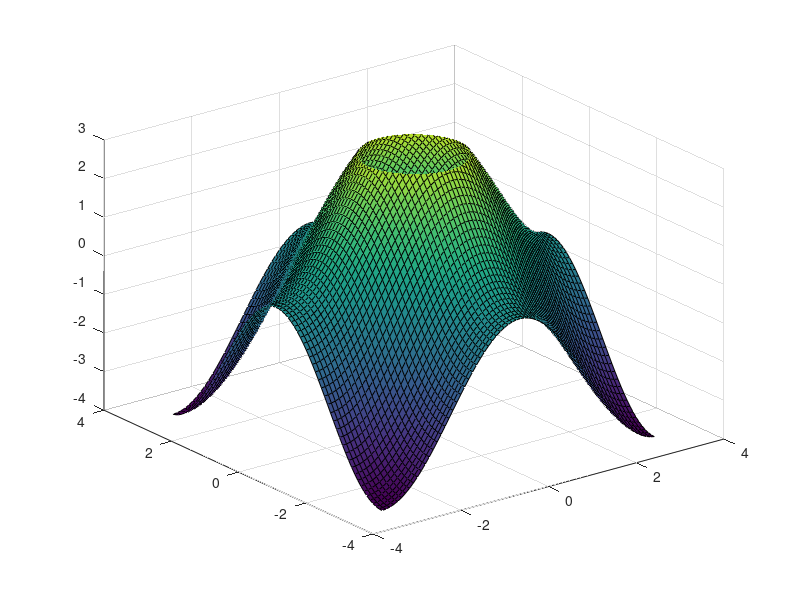

MATLAB code to generate this figure:
close all;
clear all;
clc;
[X,Y] = meshgrid(-pi:.09:pi);
Z =2*cos(X)+2*cos(Y);
surf(X,Y,Z),
axis([-4 4,-4 4,-4 3])
